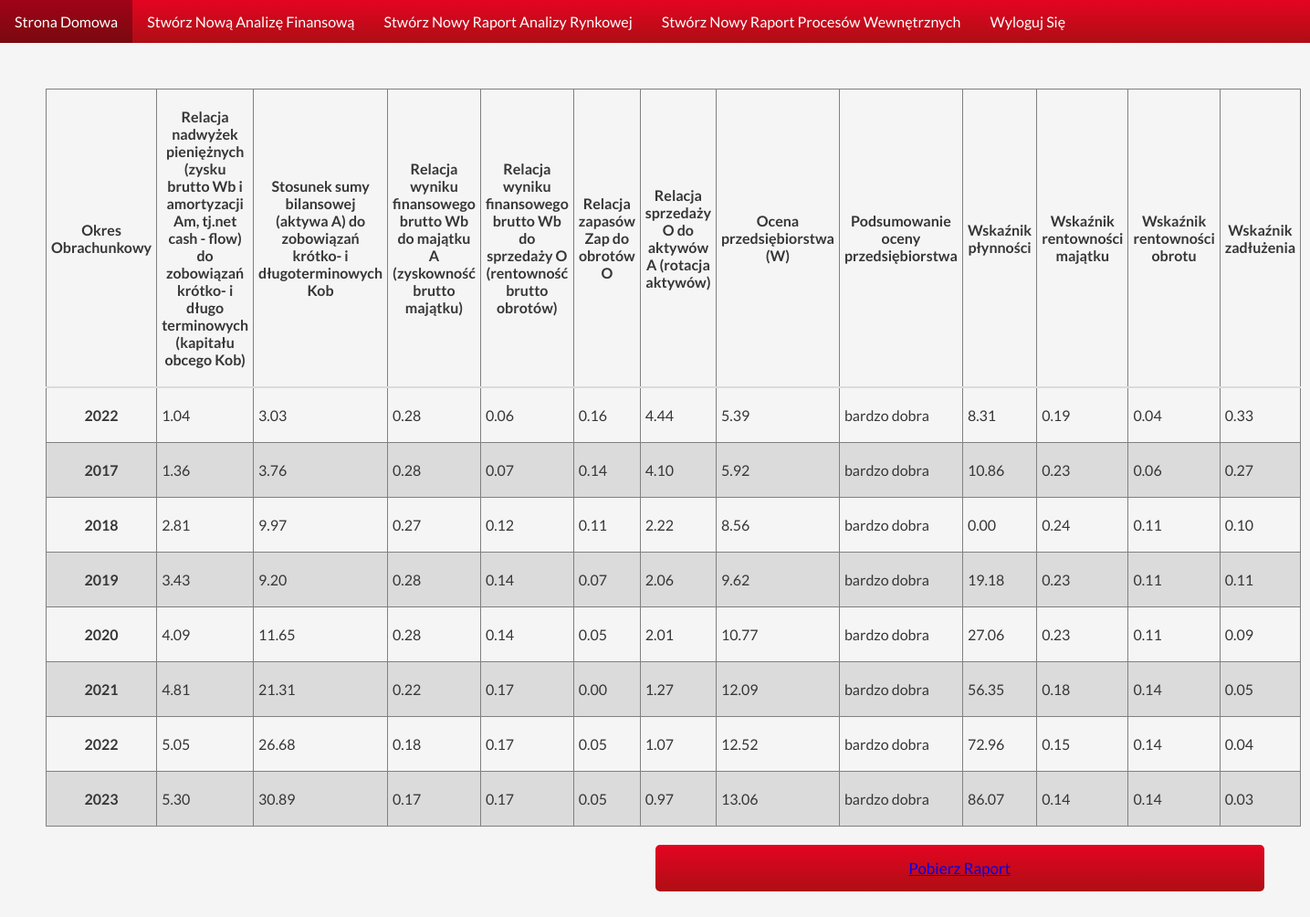
The page /full_raport_view/?identifier=8.0 on the database its author committed.
### economic_indicators_site/models.py (models this page shows, shortened)
class FullRaportBlock(models.Model):
    created_by = models.ForeignKey(CompanySystemUser, on_delete=models.CASCADE)
    created_at = models.IntegerField(default=2022)
    time_period = models.IntegerField()
    identifier = models.CharField(max_length=10, db_index=True, null=False)
    money_surplus = models.FloatField(default=0)
    bilans_sh_lil_ratio = models.FloatField(default=0)
    financial_prop_score = models.FloatField(default=0)
    financial_sc_sales_rel = models.FloatField(default=0)
    supp_rev_relaton = models.FloatField(default=0)
    assets_rotation = models.FloatField(default=0)
    company_assessment = models.FloatField(default=0)
    liquidity_ratio = models.FloatField(default=0)
    return_on_assets_ratio = models.FloatField(default=0)
    profitability_of_revenue_ratio = models.FloatField(default=0)
    debt_ratio = models.FloatField(default=0)
    company_prediction = models.CharField(max_length=30)
    class Meta:
        ordering = ['time_period']

### economic_indicators_site/views.py (the view)
# urls.py: path('full_raport_view/', views.FullRaportView.as_view()),
class FullRaportView(TemplateView):
    template_name = 'economic_indicators_site/raports/fullRaportTemplate.html'
    def get_context_data(self, **kwargs):
        context = super(FullRaportView, self).get_context_data(**kwargs)
        identifier = self.request.GET.get('identifier')
        context['raport_blocks'] = models.FullRaportBlock.objects.filter(identifier__contains=identifier).all()
        context['id'] = identifier
        return context

### economic_indicators_site/templates/economic_indicators_site/raports/fullRaportTemplate.html
{% extends "economic_indicators_site/components/navigationBar.html" %}
{% load widget_tweaks %}
{% load humanize %}
{% block content %}
<table class="table">
    <thead>
        <tr>
            <th>
                Okres Obrachunkowy
            </th>
            <th>
                Relacja nadwyżek pieniężnych (zysku brutto Wb i amortyzacji Am, tj.net cash - flow) do zobowiązań
                krótko- i długo terminowych (kapitału obcego Kob)
            </th>
            <th>
                Stosunek sumy bilansowej (aktywa A) do zobowiązań krótko- i długoterminowych Kob
            </th>
            <th>
                Relacja wyniku finansowego brutto Wb do majątku A (zyskowność brutto majątku)
            </th>
            <th>
                Relacja wyniku finansowego brutto Wb do sprzedaży O (rentowność brutto obrotów)
            </th>
            <th>
                Relacja zapasów Zap do obrotów O
            </th>
            <th>
                Relacja sprzedaży O do aktywów A (rotacja aktywów)
            </th>
            <th>
                Ocena przedsiębiorstwa (W)
            </th>
            <th>
                Podsumowanie oceny przedsiębiorstwa
            </th>
            <th>
                Wskaźnik płynności
            </th>
            <th>
                Wskaźnik rentowności majątku
            </th>
            <th>
                Wskaźnik rentowności obrotu
            </th>
            <th>
                Wskaźnik zadłużenia
            </th>
        </tr>
    </thead>
    <tbody>
        {% for raport_block in raport_blocks %}
        <tr class="tableRow">
            <th>{{ raport_block.created_at }}</th>
            <td>{{ raport_block.money_surplus|floatformat:2 }}</td>
            <td>{{ raport_block.bilans_sh_lil_ratio|floatformat:2 }}</td>
            <td>{{ raport_block.financial_prop_score|floatformat:2 }}</td>
            <td>{{ raport_block.financial_sc_sales_rel|floatformat:2 }}</td>
            <td>{{ raport_block.supp_rev_relaton|floatformat:2 }}</td>
            <td>{{ raport_block.assets_rotation|floatformat:2 }}</td>
            <td>{{ raport_block.company_assessment|floatformat:2 }}</td>
            <td>{{ raport_block.company_prediction }}</td>
            <td>{{ raport_block.liquidity_ratio|floatformat:2 }}</td>
            <td>{{ raport_block.return_on_assets_ratio|floatformat:2 }}</td>
            <td>{{ raport_block.profitability_of_revenue_ratio|floatformat:2 }}</td>
            <td>{{ raport_block.debt_ratio|floatformat:2 }}</td>
        </tr>
        {% endfor %}
    </tbody>
</table>
<button class="form__button form__button--right"><a href="/generate_raport_file/?identifier={{ id }}">Pobierz Raport</a></button>
{% endblock %}

### economic_indicators_site/static/economic_indicators_site/main_styling.css (style rules this page uses)
* { box-sizing: border-box; margin: 0; padding: 0; font-family: "Lato", sans-serif; }
body.main-body { background-color: whitesmoke; }
.table { color: #363636; border-collapse: collapse; border-spacing: 0; }
.table thead { border-bottom: 2px solid rgb(219, 219, 219); font-weight: 700; }
.tableRow:nth-child(even) { background-color: rgb(219, 219, 219); }
.tableRow { transition: 0.2s; }
.tableRow > td,th { padding: 20px 5px; border: 1px solid gray; }

### economic_indicators_site/static/economic_indicators_site/components_styling/form_styling.css (style rules this page uses)
.form__button { align-self: flex-end; width: 50%; padding: 15px 0; margin: 20px 0; border-radius: 5px; background: linear-gradient(rgb(228, 4, 33) 0%, rgb(174, 14, 21) 100%); border: 0; color: white; font-size: 17px; transition: 0.3s; }

### rows shown on the page
FullRaportBlock: created_at "2022", money_surplus "1.04", bilans_sh_lil_ratio "3.03", financial_prop_score "0.28", financial_sc_sales_rel "0.06", supp_rev_relaton "0.16", assets_rotation "4.44", company_assessment "5.39", company_prediction "bardzo dobra", liquidity_ratio "8.31", return_on_assets_ratio "0.19", profitability_of_revenue_ratio "0.04", debt_ratio "0.33"
FullRaportBlock: created_at "2017", money_surplus "1.36", bilans_sh_lil_ratio "3.76", financial_prop_score "0.28", financial_sc_sales_rel "0.07", supp_rev_relaton "0.14", assets_rotation "4.10", company_assessment "5.92", company_prediction "bardzo dobra", liquidity_ratio "10.86", return_on_assets_ratio "0.23", profitability_of_revenue_ratio "0.06", debt_ratio "0.27"
FullRaportBlock: created_at "2018", money_surplus "2.81", bilans_sh_lil_ratio "9.97", financial_prop_score "0.27", financial_sc_sales_rel "0.12", supp_rev_relaton "0.11", assets_rotation "2.22", company_assessment "8.56", company_prediction "bardzo dobra", liquidity_ratio "0.00", return_on_assets_ratio "0.24", profitability_of_revenue_ratio "0.11", debt_ratio "0.10"
FullRaportBlock: created_at "2019", money_surplus "3.43", bilans_sh_lil_ratio "9.20", financial_prop_score "0.28", financial_sc_sales_rel "0.14", supp_rev_relaton "0.07", assets_rotation "2.06", company_assessment "9.62", company_prediction "bardzo dobra", liquidity_ratio "19.18", return_on_assets_ratio "0.23", profitability_of_revenue_ratio "0.11", debt_ratio "0.11"
FullRaportBlock: created_at "2020", money_surplus "4.09", bilans_sh_lil_ratio "11.65", financial_prop_score "0.28", financial_sc_sales_rel "0.14", supp_rev_relaton "0.05", assets_rotation "2.01", company_assessment "10.77", company_prediction "bardzo dobra", liquidity_ratio "27.06", return_on_assets_ratio "0.23", profitability_of_revenue_ratio "0.11", debt_ratio "0.09"
FullRaportBlock: created_at "2021", money_surplus "4.81", bilans_sh_lil_ratio "21.31", financial_prop_score "0.22", financial_sc_sales_rel "0.17", supp_rev_relaton "0.00", assets_rotation "1.27", company_assessment "12.09", company_prediction "bardzo dobra", liquidity_ratio "56.35", return_on_assets_ratio "0.18", profitability_of_revenue_ratio "0.14", debt_ratio "0.05"
FullRaportBlock: created_at "2022", money_surplus "5.05", bilans_sh_lil_ratio "26.68", financial_prop_score "0.18", financial_sc_sales_rel "0.17", supp_rev_relaton "0.05", assets_rotation "1.07", company_assessment "12.52", company_prediction "bardzo dobra", liquidity_ratio "72.96", return_on_assets_ratio "0.15", profitability_of_revenue_ratio "0.14", debt_ratio "0.04"
FullRaportBlock: created_at "2023", money_surplus "5.30", bilans_sh_lil_ratio "30.89", financial_prop_score "0.17", financial_sc_sales_rel "0.17", supp_rev_relaton "0.05", assets_rotation "0.97", company_assessment "13.06", company_prediction "bardzo dobra", liquidity_ratio "86.07", return_on_assets_ratio "0.14", profitability_of_revenue_ratio "0.14", debt_ratio "0.03"
